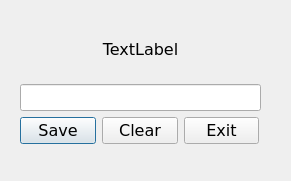
<?xml version="1.0" encoding="UTF-8"?>
<ui version="4.0">
 <class>Dialog</class>
 <widget class="QDialog" name="Dialog">
  <property name="geometry">
   <rect>
    <x>0</x>
    <y>0</y>
    <width>291</width>
    <height>181</height>
   </rect>
  </property>
  <property name="windowTitle">
   <string>Signal &amp; Slot</string>
  </property>
  <widget class="QWidget" name="verticalLayoutWidget">
   <property name="geometry">
    <rect>
     <x>20</x>
     <y>20</y>
     <width>241</width>
     <height>91</height>
    </rect>
   </property>
   <property name="font">
    <font>
     <family>Verdana</family>
     <pointsize>12</pointsize>
     <weight>50</weight>
     <bold>false</bold>
    </font>
   </property>
   <layout class="QVBoxLayout" name="verticalLayout">
    <item>
     <widget class="QLabel" name="label">
      <property name="font">
       <font>
        <family>Verdana</family>
        <pointsize>12</pointsize>
        <weight>50</weight>
        <bold>false</bold>
       </font>
      </property>
      <property name="text">
       <string>TextLabel</string>
      </property>
      <property name="alignment">
       <set>Qt::AlignCenter</set>
      </property>
     </widget>
    </item>
    <item>
     <widget class="QLineEdit" name="lineEdit">
      <property name="font">
       <font>
        <family>Verdana</family>
        <pointsize>12</pointsize>
        <weight>50</weight>
        <bold>false</bold>
       </font>
      </property>
     </widget>
    </item>
   </layout>
  </widget>
  <widget class="QWidget" name="horizontalLayoutWidget">
   <property name="geometry">
    <rect>
     <x>20</x>
     <y>110</y>
     <width>239</width>
     <height>41</height>
    </rect>
   </property>
   <property name="font">
    <font>
     <family>Verdana</family>
     <pointsize>12</pointsize>
     <weight>50</weight>
     <bold>false</bold>
    </font>
   </property>
   <layout class="QHBoxLayout" name="horizontalLayout">
    <item>
     <widget class="QPushButton" name="pushButton_3">
      <property name="font">
       <font>
        <family>Verdana</family>
        <pointsize>12</pointsize>
        <weight>50</weight>
        <bold>false</bold>
       </font>
      </property>
      <property name="text">
       <string>Save</string>
      </property>
     </widget>
    </item>
    <item>
     <widget class="QPushButton" name="pushButton_2">
      <property name="font">
       <font>
        <family>Verdana</family>
        <pointsize>12</pointsize>
        <weight>50</weight>
        <bold>false</bold>
       </font>
      </property>
      <property name="text">
       <string>Clear</string>
      </property>
     </widget>
    </item>
    <item>
     <widget class="QPushButton" name="pushButton_1">
      <property name="font">
       <font>
        <family>Verdana</family>
        <pointsize>12</pointsize>
        <weight>50</weight>
        <bold>false</bold>
       </font>
      </property>
      <property name="text">
       <string>Exit</string>
      </property>
     </widget>
    </item>
   </layout>
  </widget>
 </widget>
 <resources/>
 <connections>
  <connection>
   <sender>pushButton_3</sender>
   <signal>clicked()</signal>
   <receiver>Dialog</receiver>
   <slot>slot_save()</slot>
   <hints>
    <hint type="sourcelabel">
     <x>59</x>
     <y>121</y>
    </hint>
    <hint type="destinationlabel">
     <x>61</x>
     <y>154</y>
    </hint>
   </hints>
  </connection>
  <connection>
   <sender>pushButton_2</sender>
   <signal>clicked()</signal>
   <receiver>Dialog</receiver>
   <slot>slot_clear()</slot>
   <hints>
    <hint type="sourcelabel">
     <x>133</x>
     <y>123</y>
    </hint>
    <hint type="destinationlabel">
     <x>145</x>
     <y>157</y>
    </hint>
   </hints>
  </connection>
  <connection>
   <sender>pushButton_1</sender>
   <signal>clicked()</signal>
   <receiver>Dialog</receiver>
   <slot>slot_exit()</slot>
   <hints>
    <hint type="sourcelabel">
     <x>222</x>
     <y>132</y>
    </hint>
    <hint type="destinationlabel">
     <x>249</x>
     <y>173</y>
    </hint>
   </hints>
  </connection>
 </connections>
 <slots>
  <slot>slot_clear()</slot>
  <slot>slot_save()</slot>
  <slot>slot_exit()</slot>
 </slots>
</ui>
